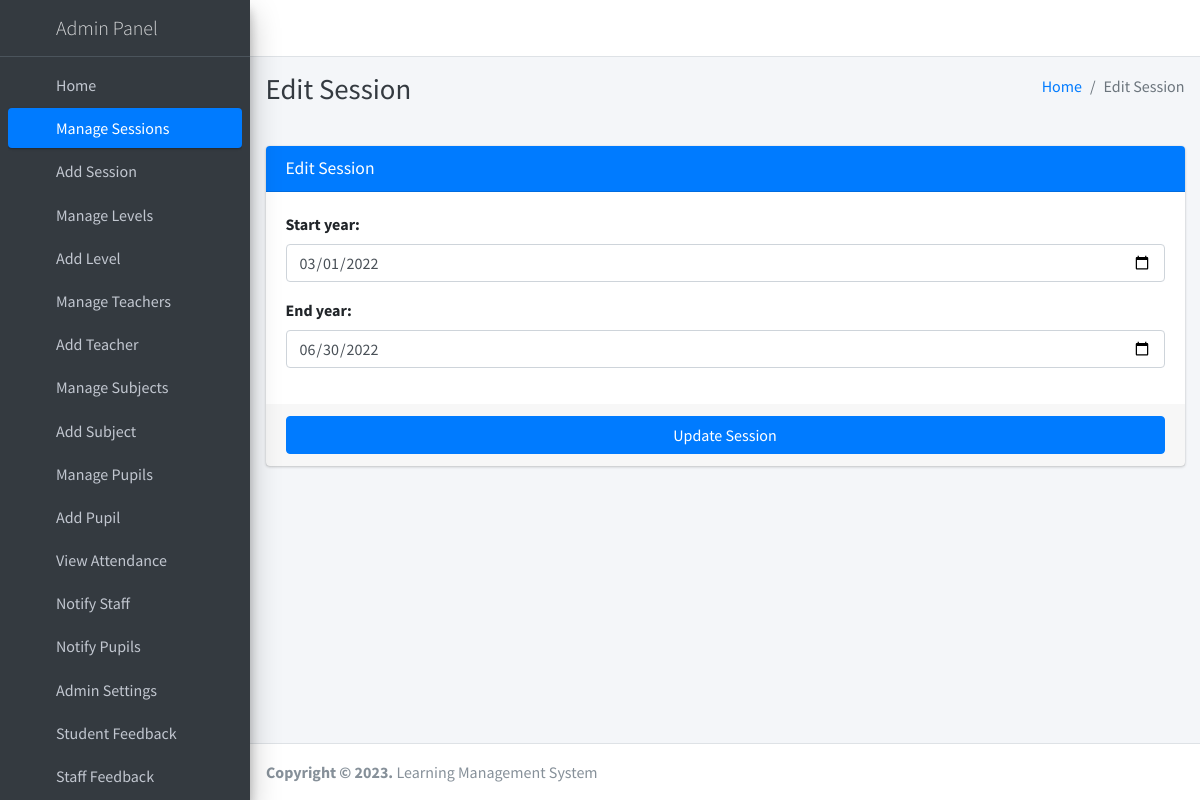
The page /session/edit/1 (signed in) on the database as committed earlier.
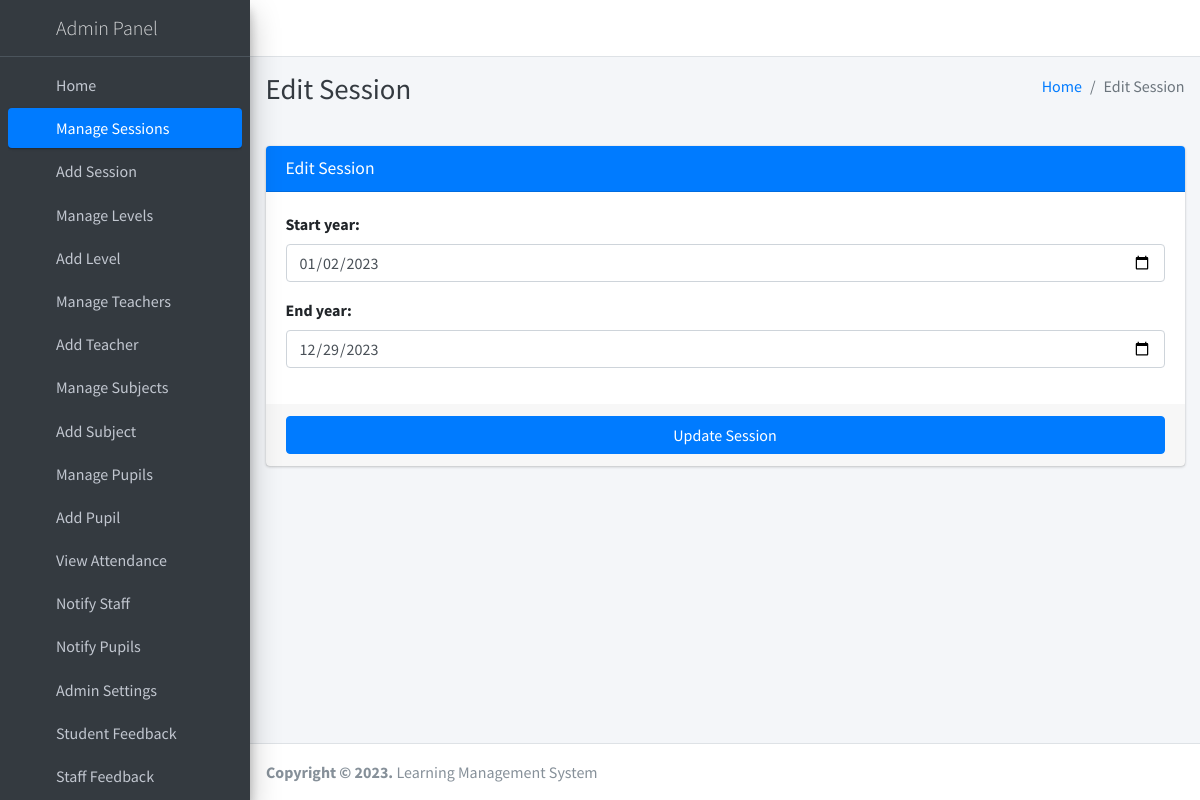
The same page on the database as committed later.
### main_app/models.py (models this page shows, shortened)
class Session(models.Model):
    start_year = models.DateField()
    end_year = models.DateField()

### main_app/hod_views.py (the view)
def edit_session(request, session_id):
    instance = get_object_or_404(Session, id=session_id)
    form = SessionForm(request.POST or None, instance=instance)
    context = {'form': form, 'session_id': session_id,
               'page_title': 'Edit Session'}
    if request.method == 'POST':
        if form.is_valid():
            try:
                form.save()
                messages.success(request, "Session Updated")
                return redirect(reverse('edit_session', args=[session_id]))
            except Exception as e:
                messages.error(
                    request, "Session Could Not Be Updated " + str(e))
                return render(request, "hod_template/edit_session_template.html", context)
        else:
            messages.error(request, "Invalid Form Submitted ")
            return render(request, "hod_template/edit_session_template.html", context)
    else:
        return render(request, "hod_template/edit_session_template.html", context)

### main_app/forms.py
class SessionForm(FormSettings):
    def __init__(self, *args, **kwargs):
        super(SessionForm, self).__init__(*args, **kwargs)
    class Meta:
        model = Session
        fields = '__all__'
        widgets = {
            'start_year': DateInput(attrs={'type': 'date'}),
            'end_year': DateInput(attrs={'type': 'date'}),
        }

### main_app/templates/hod_template/edit_session_template.html
{% extends 'main_app/base.html' %}
{% load static %}
{% block page_title %}{{page_title}}{% endblock page_title %}
{% block content %}
<section class="content">
    <div class="container-fluid">
        <div class="row">
            <div class="col-md-12">
                <div class="card card-primary">
                    <div class="card-header">
                        <h3 class="card-title">{{page_title}}</h3>
                    </div>
                    {% include "main_app/form_template.html" with messages=messages  form=form button_text="Update Session"%}
                </div>
            </div>
        </div>
    </div>
</section>
{% endblock content %}

### main_app/templates/main_app/form_template.html (shortened to what this page needs)
<form role="form" method="POST" enctype="multipart/form-data">
    <div class="card-body">
        {% for field in form  %}
        <div class="form-group">
            {{field.label_tag}}
            {{field}}
        </div>
        {% endfor %}
    </div>
    <div class="card-footer">
        <button type="submit" class="btn btn-primary btn-block">
            {% if button_text %}
            {{button_text}}
            {% else %}
            Submit
            {% endif %}
        </button>
    </div>
</form>

Rows that differ between the two databases and show on the page:
changed Session: start_year "03/01/2022" → "01/02/2023"; end_year "06/30/2022" → "12/29/2023"
